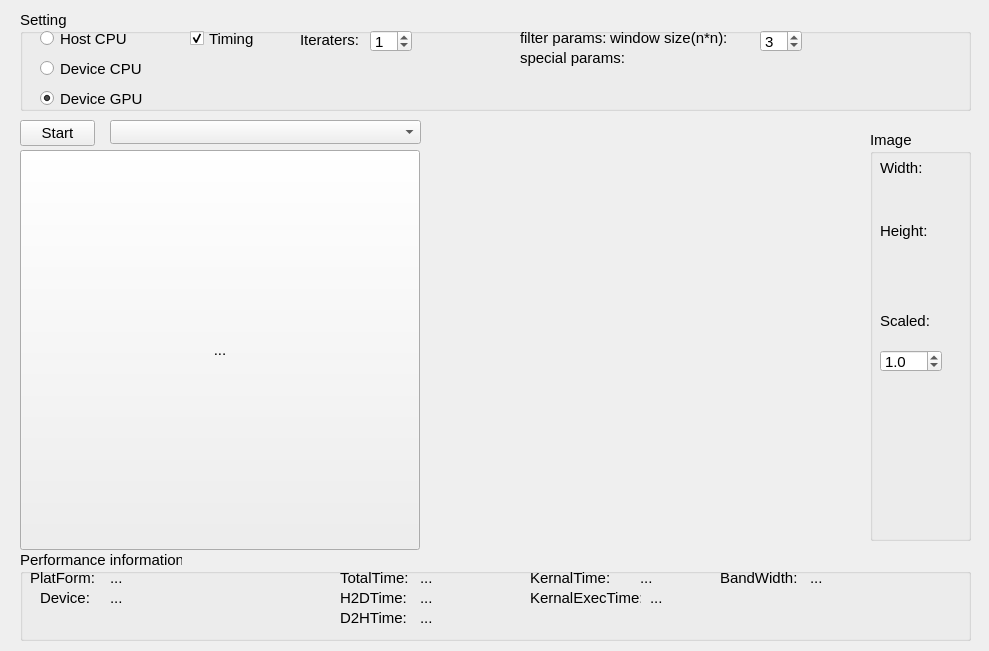
<?xml version="1.0" encoding="UTF-8"?>
<ui version="4.0">
 <class>Widget</class>
 <widget class="QWidget" name="Widget">
  <property name="windowModality">
   <enum>Qt::NonModal</enum>
  </property>
  <property name="geometry">
   <rect>
    <x>0</x>
    <y>0</y>
    <width>989</width>
    <height>651</height>
   </rect>
  </property>
  <property name="font">
   <font>
    <pointsize>11</pointsize>
   </font>
  </property>
  <property name="windowTitle">
   <string>Image Filter based on OpenCL(mikewolf_gkd@163.com)</string>
  </property>
  <property name="windowIcon">
   <iconset>
    <selectedon>:/new/prefix1/images/insert-image.png</selectedon>
   </iconset>
  </property>
  <widget class="QGroupBox" name="grbSetting">
   <property name="geometry">
    <rect>
     <x>20</x>
     <y>10</y>
     <width>951</width>
     <height>101</height>
    </rect>
   </property>
   <property name="title">
    <string>Setting</string>
   </property>
   <widget class="QRadioButton" name="rdbHostcpu">
    <property name="geometry">
     <rect>
      <x>20</x>
      <y>20</y>
      <width>91</width>
      <height>17</height>
     </rect>
    </property>
    <property name="text">
     <string>Host CPU</string>
    </property>
   </widget>
   <widget class="QRadioButton" name="rdbDevicecpu">
    <property name="geometry">
     <rect>
      <x>20</x>
      <y>50</y>
      <width>111</width>
      <height>17</height>
     </rect>
    </property>
    <property name="text">
     <string>Device CPU</string>
    </property>
   </widget>
   <widget class="QRadioButton" name="rdbDevicegpu">
    <property name="geometry">
     <rect>
      <x>20</x>
      <y>80</y>
      <width>111</width>
      <height>17</height>
     </rect>
    </property>
    <property name="text">
     <string>Device GPU</string>
    </property>
    <property name="checked">
     <bool>true</bool>
    </property>
   </widget>
   <widget class="QCheckBox" name="chkTiming">
    <property name="enabled">
     <bool>true</bool>
    </property>
    <property name="geometry">
     <rect>
      <x>170</x>
      <y>20</y>
      <width>70</width>
      <height>17</height>
     </rect>
    </property>
    <property name="text">
     <string>Timing</string>
    </property>
    <property name="checked">
     <bool>true</bool>
    </property>
   </widget>
   <widget class="QSpinBox" name="spbIterates">
    <property name="geometry">
     <rect>
      <x>350</x>
      <y>20</y>
      <width>42</width>
      <height>22</height>
     </rect>
    </property>
    <property name="maximum">
     <number>9999</number>
    </property>
    <property name="value">
     <number>1</number>
    </property>
   </widget>
   <widget class="QLabel" name="lblIteraters">
    <property name="geometry">
     <rect>
      <x>280</x>
      <y>20</y>
      <width>61</width>
      <height>20</height>
     </rect>
    </property>
    <property name="text">
     <string>Iteraters:</string>
    </property>
   </widget>
   <widget class="QLabel" name="lblFiltrparams">
    <property name="geometry">
     <rect>
      <x>500</x>
      <y>20</y>
      <width>91</width>
      <height>16</height>
     </rect>
    </property>
    <property name="text">
     <string>filter params:</string>
    </property>
   </widget>
   <widget class="QLabel" name="lblWindowsize">
    <property name="geometry">
     <rect>
      <x>590</x>
      <y>20</y>
      <width>141</width>
      <height>16</height>
     </rect>
    </property>
    <property name="text">
     <string>window size(n*n):</string>
    </property>
   </widget>
   <widget class="QSpinBox" name="spbIterates_2">
    <property name="geometry">
     <rect>
      <x>740</x>
      <y>20</y>
      <width>42</width>
      <height>22</height>
     </rect>
    </property>
    <property name="maximum">
     <number>9999</number>
    </property>
    <property name="value">
     <number>3</number>
    </property>
   </widget>
   <widget class="QLabel" name="lblSpecialparams">
    <property name="geometry">
     <rect>
      <x>500</x>
      <y>40</y>
      <width>221</width>
      <height>16</height>
     </rect>
    </property>
    <property name="text">
     <string>special params:</string>
    </property>
   </widget>
  </widget>
  <widget class="QGroupBox" name="grbPerfinfo">
   <property name="geometry">
    <rect>
     <x>20</x>
     <y>550</y>
     <width>951</width>
     <height>91</height>
    </rect>
   </property>
   <property name="title">
    <string>Performance information</string>
   </property>
   <widget class="QLabel" name="lblPlatform">
    <property name="geometry">
     <rect>
      <x>10</x>
      <y>20</y>
      <width>71</width>
      <height>16</height>
     </rect>
    </property>
    <property name="text">
     <string>PlatForm:</string>
    </property>
   </widget>
   <widget class="QLabel" name="lblDevice">
    <property name="geometry">
     <rect>
      <x>20</x>
      <y>40</y>
      <width>51</width>
      <height>16</height>
     </rect>
    </property>
    <property name="text">
     <string>Device:</string>
    </property>
   </widget>
   <widget class="QLabel" name="lblPlatformname">
    <property name="geometry">
     <rect>
      <x>90</x>
      <y>20</y>
      <width>221</width>
      <height>16</height>
     </rect>
    </property>
    <property name="text">
     <string>...</string>
    </property>
   </widget>
   <widget class="QLabel" name="lblDevicename">
    <property name="geometry">
     <rect>
      <x>90</x>
      <y>40</y>
      <width>221</width>
      <height>16</height>
     </rect>
    </property>
    <property name="text">
     <string>...</string>
    </property>
   </widget>
   <widget class="QLabel" name="lblTotaltime">
    <property name="geometry">
     <rect>
      <x>320</x>
      <y>20</y>
      <width>71</width>
      <height>16</height>
     </rect>
    </property>
    <property name="text">
     <string>TotalTime:</string>
    </property>
   </widget>
   <widget class="QLabel" name="lblTotaltimevalue">
    <property name="geometry">
     <rect>
      <x>400</x>
      <y>20</y>
      <width>71</width>
      <height>16</height>
     </rect>
    </property>
    <property name="text">
     <string>...</string>
    </property>
   </widget>
   <widget class="QLabel" name="lblH2Dtime">
    <property name="geometry">
     <rect>
      <x>320</x>
      <y>40</y>
      <width>71</width>
      <height>16</height>
     </rect>
    </property>
    <property name="text">
     <string>H2DTime:</string>
    </property>
   </widget>
   <widget class="QLabel" name="lblD2Htime">
    <property name="geometry">
     <rect>
      <x>320</x>
      <y>60</y>
      <width>71</width>
      <height>16</height>
     </rect>
    </property>
    <property name="text">
     <string>D2HTime:</string>
    </property>
   </widget>
   <widget class="QLabel" name="lblKernaltime">
    <property name="geometry">
     <rect>
      <x>510</x>
      <y>20</y>
      <width>91</width>
      <height>16</height>
     </rect>
    </property>
    <property name="text">
     <string>KernalTime:</string>
    </property>
   </widget>
   <widget class="QLabel" name="lblH2Dtimevalue">
    <property name="geometry">
     <rect>
      <x>400</x>
      <y>40</y>
      <width>71</width>
      <height>16</height>
     </rect>
    </property>
    <property name="text">
     <string>...</string>
    </property>
   </widget>
   <widget class="QLabel" name="lblD2Htimevalue">
    <property name="geometry">
     <rect>
      <x>400</x>
      <y>60</y>
      <width>71</width>
      <height>16</height>
     </rect>
    </property>
    <property name="text">
     <string>...</string>
    </property>
   </widget>
   <widget class="QLabel" name="lblKernalexectime">
    <property name="geometry">
     <rect>
      <x>510</x>
      <y>40</y>
      <width>111</width>
      <height>16</height>
     </rect>
    </property>
    <property name="text">
     <string>KernalExecTime:</string>
    </property>
   </widget>
   <widget class="QLabel" name="lblKernaltimevalue">
    <property name="geometry">
     <rect>
      <x>620</x>
      <y>20</y>
      <width>71</width>
      <height>16</height>
     </rect>
    </property>
    <property name="text">
     <string>...</string>
    </property>
   </widget>
   <widget class="QLabel" name="lblKernalexectimevalue">
    <property name="geometry">
     <rect>
      <x>630</x>
      <y>40</y>
      <width>71</width>
      <height>16</height>
     </rect>
    </property>
    <property name="text">
     <string>...</string>
    </property>
   </widget>
   <widget class="QLabel" name="lblBandwidth">
    <property name="geometry">
     <rect>
      <x>700</x>
      <y>20</y>
      <width>91</width>
      <height>16</height>
     </rect>
    </property>
    <property name="text">
     <string>BandWidth:</string>
    </property>
   </widget>
   <widget class="QLabel" name="lblBandwidthvalue">
    <property name="geometry">
     <rect>
      <x>790</x>
      <y>20</y>
      <width>121</width>
      <height>16</height>
     </rect>
    </property>
    <property name="text">
     <string>...</string>
    </property>
   </widget>
  </widget>
  <widget class="QPushButton" name="pushButton">
   <property name="geometry">
    <rect>
     <x>20</x>
     <y>120</y>
     <width>75</width>
     <height>26</height>
    </rect>
   </property>
   <property name="text">
    <string>Start</string>
   </property>
  </widget>
  <widget class="QComboBox" name="comboBox">
   <property name="geometry">
    <rect>
     <x>110</x>
     <y>120</y>
     <width>311</width>
     <height>24</height>
    </rect>
   </property>
  </widget>
  <widget class="QToolButton" name="tlbSrcimg">
   <property name="geometry">
    <rect>
     <x>20</x>
     <y>150</y>
     <width>400</width>
     <height>400</height>
    </rect>
   </property>
   <property name="text">
    <string>...</string>
   </property>
  </widget>
  <widget class="QLabel" name="lblDstimg">
   <property name="geometry">
    <rect>
     <x>440</x>
     <y>150</y>
     <width>400</width>
     <height>400</height>
    </rect>
   </property>
   <property name="minimumSize">
    <size>
     <width>400</width>
     <height>400</height>
    </size>
   </property>
   <property name="text">
    <string/>
   </property>
  </widget>
  <widget class="QGroupBox" name="grbImage">
   <property name="geometry">
    <rect>
     <x>870</x>
     <y>130</y>
     <width>101</width>
     <height>411</height>
    </rect>
   </property>
   <property name="title">
    <string>Image</string>
   </property>
   <widget class="QLabel" name="lblImgwidth">
    <property name="geometry">
     <rect>
      <x>10</x>
      <y>30</y>
      <width>91</width>
      <height>16</height>
     </rect>
    </property>
    <property name="text">
     <string>Width:</string>
    </property>
   </widget>
   <widget class="QLabel" name="lblImgwidthvalue">
    <property name="geometry">
     <rect>
      <x>10</x>
      <y>60</y>
      <width>81</width>
      <height>16</height>
     </rect>
    </property>
    <property name="text">
     <string/>
    </property>
   </widget>
   <widget class="QLabel" name="lblImgheight">
    <property name="geometry">
     <rect>
      <x>10</x>
      <y>90</y>
      <width>91</width>
      <height>21</height>
     </rect>
    </property>
    <property name="text">
     <string>Height:</string>
    </property>
   </widget>
   <widget class="QLabel" name="lblImgheightvalue">
    <property name="geometry">
     <rect>
      <x>10</x>
      <y>120</y>
      <width>81</width>
      <height>16</height>
     </rect>
    </property>
    <property name="text">
     <string/>
    </property>
   </widget>
   <widget class="QDoubleSpinBox" name="dbsScaled">
    <property name="geometry">
     <rect>
      <x>10</x>
      <y>220</y>
      <width>62</width>
      <height>22</height>
     </rect>
    </property>
    <property name="decimals">
     <number>1</number>
    </property>
    <property name="maximum">
     <double>10.000000000000000</double>
    </property>
    <property name="singleStep">
     <double>0.100000000000000</double>
    </property>
    <property name="value">
     <double>1.000000000000000</double>
    </property>
   </widget>
   <widget class="QLabel" name="lblScaled">
    <property name="geometry">
     <rect>
      <x>10</x>
      <y>180</y>
      <width>91</width>
      <height>21</height>
     </rect>
    </property>
    <property name="text">
     <string>Scaled:</string>
    </property>
   </widget>
  </widget>
 </widget>
 <layoutdefault spacing="6" margin="11"/>
 <resources/>
 <connections/>
</ui>
